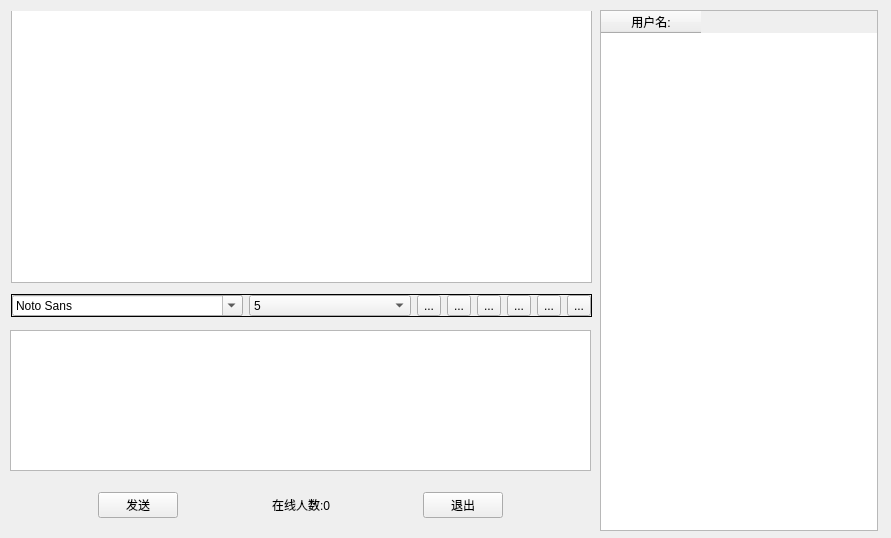
<?xml version="1.0" encoding="UTF-8"?>
<ui version="4.0">
 <class>Widget</class>
 <widget class="QWidget" name="Widget">
  <property name="geometry">
   <rect>
    <x>0</x>
    <y>0</y>
    <width>891</width>
    <height>538</height>
   </rect>
  </property>
  <property name="windowTitle">
   <string>Widget</string>
  </property>
  <widget class="QWidget" name="widget_2" native="true">
   <property name="geometry">
    <rect>
     <x>0</x>
     <y>0</y>
     <width>601</width>
     <height>331</height>
    </rect>
   </property>
   <widget class="QWidget" name="widget" native="true">
    <property name="geometry">
     <rect>
      <x>11</x>
      <y>11</y>
      <width>591</width>
      <height>276</height>
     </rect>
    </property>
    <widget class="QTextBrowser" name="msgBrowser">
     <property name="geometry">
      <rect>
       <x>0</x>
       <y>-9</y>
       <width>581</width>
       <height>281</height>
      </rect>
     </property>
    </widget>
   </widget>
   <widget class="QFrame" name="frame_2">
    <property name="geometry">
     <rect>
      <x>11</x>
      <y>294</y>
      <width>581</width>
      <height>23</height>
     </rect>
    </property>
    <property name="frameShape">
     <enum>QFrame::Box</enum>
    </property>
    <layout class="QGridLayout" name="gridLayout">
     <property name="leftMargin">
      <number>0</number>
     </property>
     <property name="topMargin">
      <number>0</number>
     </property>
     <property name="rightMargin">
      <number>0</number>
     </property>
     <property name="bottomMargin">
      <number>0</number>
     </property>
     <item row="0" column="4">
      <widget class="QToolButton" name="underlineTbtn">
       <property name="toolTip">
        <string>下划线</string>
       </property>
       <property name="text">
        <string>...</string>
       </property>
       <property name="icon">
        <iconset resource="res.qrc">
         <normaloff>:/images/under.png</normaloff>:/images/under.png</iconset>
       </property>
       <property name="checkable">
        <bool>true</bool>
       </property>
      </widget>
     </item>
     <item row="0" column="1">
      <widget class="QComboBox" name="sizeCbx">
       <item>
        <property name="text">
         <string>5</string>
        </property>
       </item>
       <item>
        <property name="text">
         <string>6</string>
        </property>
       </item>
       <item>
        <property name="text">
         <string>7</string>
        </property>
       </item>
       <item>
        <property name="text">
         <string>8</string>
        </property>
       </item>
       <item>
        <property name="text">
         <string>9</string>
        </property>
       </item>
       <item>
        <property name="text">
         <string>10</string>
        </property>
       </item>
       <item>
        <property name="text">
         <string>11</string>
        </property>
       </item>
       <item>
        <property name="text">
         <string>12</string>
        </property>
       </item>
      </widget>
     </item>
     <item row="0" column="0">
      <widget class="QFontComboBox" name="fontCbx">
       <property name="currentFont">
        <font>
         <family>宋体</family>
         <pointsize>5</pointsize>
        </font>
       </property>
      </widget>
     </item>
     <item row="0" column="7">
      <widget class="QToolButton" name="clearTbtn">
       <property name="toolTip">
        <string>清空</string>
       </property>
       <property name="text">
        <string>...</string>
       </property>
       <property name="icon">
        <iconset resource="res.qrc">
         <normaloff>:/images/clear.png</normaloff>:/images/clear.png</iconset>
       </property>
      </widget>
     </item>
     <item row="0" column="2">
      <widget class="QToolButton" name="boldBtn">
       <property name="toolTip">
        <string>加粗</string>
       </property>
       <property name="text">
        <string>...</string>
       </property>
       <property name="icon">
        <iconset resource="res.qrc">
         <normaloff>:/images/bold.png</normaloff>:/images/bold.png</iconset>
       </property>
       <property name="checkable">
        <bool>true</bool>
       </property>
      </widget>
     </item>
     <item row="0" column="5">
      <widget class="QToolButton" name="colorTbtn">
       <property name="toolTip">
        <string>颜色</string>
       </property>
       <property name="text">
        <string>...</string>
       </property>
       <property name="icon">
        <iconset resource="res.qrc">
         <normaloff>:/images/color.png</normaloff>:/images/color.png</iconset>
       </property>
      </widget>
     </item>
     <item row="0" column="6">
      <widget class="QToolButton" name="saveTbtn">
       <property name="toolTip">
        <string>保存</string>
       </property>
       <property name="text">
        <string>...</string>
       </property>
       <property name="icon">
        <iconset resource="res.qrc">
         <normaloff>:/images/save.png</normaloff>:/images/save.png</iconset>
       </property>
      </widget>
     </item>
     <item row="0" column="3">
      <widget class="QToolButton" name="italicTbtn">
       <property name="toolTip">
        <string>倾斜</string>
       </property>
       <property name="text">
        <string>...</string>
       </property>
       <property name="icon">
        <iconset resource="res.qrc">
         <normaloff>:/images/italic.png</normaloff>:/images/italic.png</iconset>
       </property>
       <property name="checkable">
        <bool>true</bool>
       </property>
      </widget>
     </item>
    </layout>
   </widget>
  </widget>
  <widget class="QWidget" name="widget_3" native="true">
   <property name="geometry">
    <rect>
     <x>10</x>
     <y>330</y>
     <width>581</width>
     <height>141</height>
    </rect>
   </property>
   <layout class="QGridLayout" name="gridLayout_2">
    <property name="leftMargin">
     <number>0</number>
    </property>
    <property name="topMargin">
     <number>0</number>
    </property>
    <property name="rightMargin">
     <number>0</number>
    </property>
    <property name="bottomMargin">
     <number>0</number>
    </property>
    <item row="0" column="0">
     <widget class="QTextEdit" name="msgTxtEdit"/>
    </item>
   </layout>
  </widget>
  <widget class="QWidget" name="widget_4" native="true">
   <property name="geometry">
    <rect>
     <x>10</x>
     <y>480</y>
     <width>581</width>
     <height>50</height>
    </rect>
   </property>
   <layout class="QGridLayout" name="gridLayout_3">
    <property name="leftMargin">
     <number>0</number>
    </property>
    <property name="topMargin">
     <number>0</number>
    </property>
    <property name="rightMargin">
     <number>0</number>
    </property>
    <property name="bottomMargin">
     <number>0</number>
    </property>
    <item row="0" column="0">
     <spacer name="horizontalSpacer">
      <property name="orientation">
       <enum>Qt::Horizontal</enum>
      </property>
      <property name="sizeHint" stdset="0">
       <size>
        <width>40</width>
        <height>20</height>
       </size>
      </property>
     </spacer>
    </item>
    <item row="0" column="1">
     <widget class="QPushButton" name="sendBtn">
      <property name="text">
       <string>发送</string>
      </property>
     </widget>
    </item>
    <item row="0" column="3">
     <widget class="QLabel" name="userNumLbl">
      <property name="text">
       <string>在线人数:0</string>
      </property>
     </widget>
    </item>
    <item row="0" column="5">
     <widget class="QPushButton" name="exitBtn">
      <property name="text">
       <string>退出</string>
      </property>
     </widget>
    </item>
    <item row="0" column="2">
     <spacer name="horizontalSpacer_2">
      <property name="orientation">
       <enum>Qt::Horizontal</enum>
      </property>
      <property name="sizeHint" stdset="0">
       <size>
        <width>40</width>
        <height>20</height>
       </size>
      </property>
     </spacer>
    </item>
    <item row="0" column="4">
     <spacer name="horizontalSpacer_3">
      <property name="orientation">
       <enum>Qt::Horizontal</enum>
      </property>
      <property name="sizeHint" stdset="0">
       <size>
        <width>40</width>
        <height>20</height>
       </size>
      </property>
     </spacer>
    </item>
    <item row="0" column="6">
     <spacer name="horizontalSpacer_4">
      <property name="orientation">
       <enum>Qt::Horizontal</enum>
      </property>
      <property name="sizeHint" stdset="0">
       <size>
        <width>40</width>
        <height>20</height>
       </size>
      </property>
     </spacer>
    </item>
   </layout>
  </widget>
  <widget class="QWidget" name="widget_5" native="true">
   <property name="geometry">
    <rect>
     <x>600</x>
     <y>10</y>
     <width>278</width>
     <height>521</height>
    </rect>
   </property>
   <layout class="QGridLayout" name="gridLayout_4">
    <property name="leftMargin">
     <number>0</number>
    </property>
    <property name="topMargin">
     <number>0</number>
    </property>
    <property name="rightMargin">
     <number>0</number>
    </property>
    <property name="bottomMargin">
     <number>0</number>
    </property>
    <item row="0" column="0">
     <widget class="QTableWidget" name="tableWidget">
      <column>
       <property name="text">
        <string>用户名:</string>
       </property>
      </column>
     </widget>
    </item>
   </layout>
  </widget>
 </widget>
 <layoutdefault spacing="6" margin="11"/>
 <resources>
  <include location="res.qrc"/>
 </resources>
 <connections/>
</ui>
